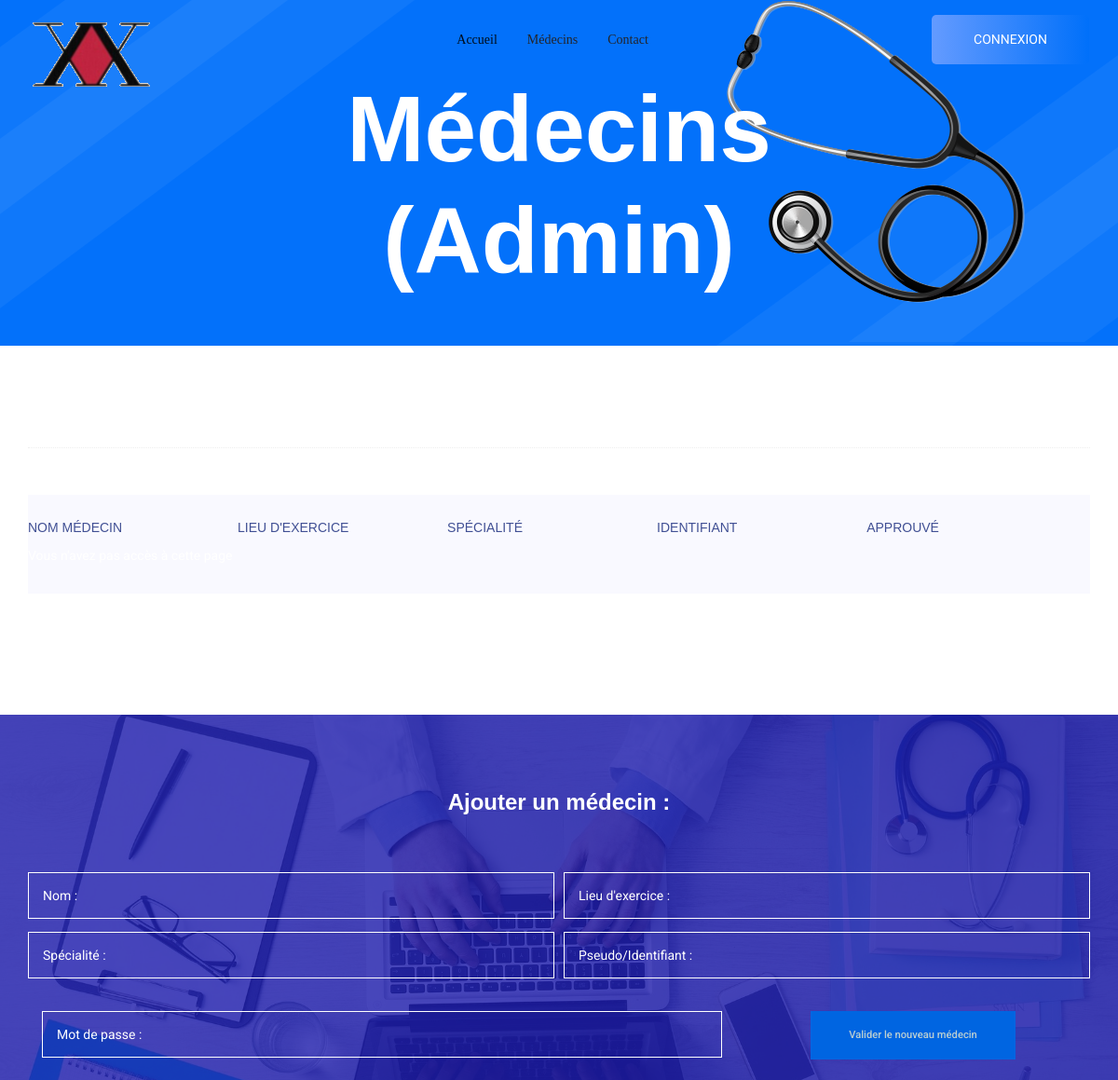
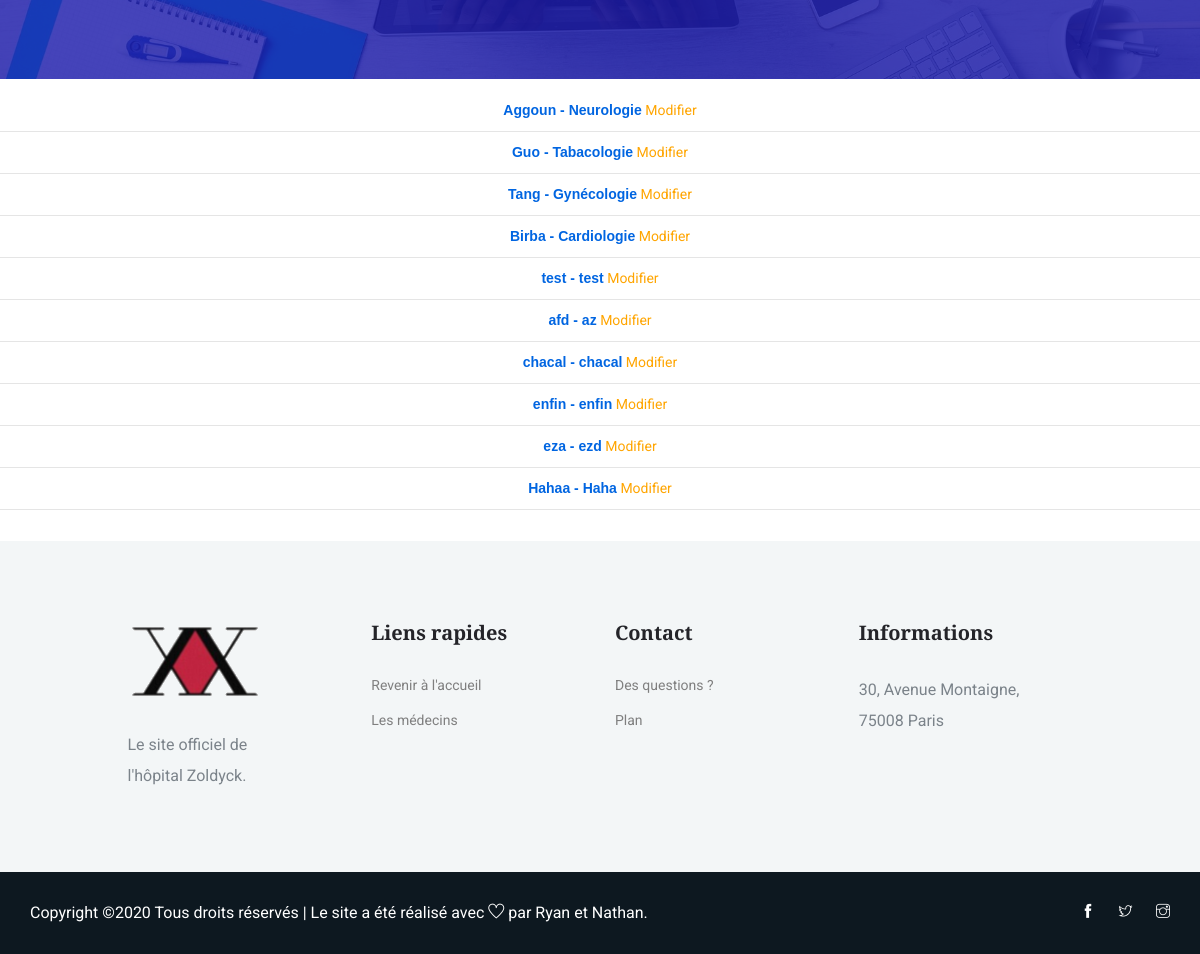
Screenshot of /views/add_doctor.php with the database file from the repository (2 pictures, top to bottom).
### tables this page shows
CREATE TABLE IF NOT EXISTS `medecin` (
  `id` int(11) NOT NULL AUTO_INCREMENT,
  `nom` varchar(50) NOT NULL,
  `lieu` varchar(50) NOT NULL,
  `specialite` varchar(50) NOT NULL,
  `identifiant` varchar(50) NOT NULL,
  `mdp` varchar(50) NOT NULL,
  `approuve` int(11) NOT NULL,
  PRIMARY KEY (`id`),
  UNIQUE KEY `fk_medecin` (`nom`)
);

### views/add_doctor.php (the view, shortened to what this page needs)
<!DOCTYPE html>
<html lang="en">
<head>
    <link rel="stylesheet" href="https://maxcdn.bootstrapcdn.com/bootstrap/3.3.7/css/bootstrap.min.css">
    <?php
          require_once('navbar.php');
        ?>
<body>
	<?php
	try{
		$bdd= new PDO('mysql:host=localhost;dbname=hopital; charset=utf8','root','');
	}
	catch (Exception $e){
		die('Erreur:'.$e->getMessage());
	}
	?>
    <section class="breadcrumb_part breadcrumb_bg">
        <div class="container">
            <div class="row">
                <div class="col-lg-12">
                    <div class="breadcrumb_iner">
                        <div class="breadcrumb_iner_item">
                            <h2 style="font-family: Arial, sans-serif">Médecins <br> (Admin)</h2>
                        </div>
                    </div>
                </div>
            </div>
        </div>
    </section>
    <section class="contact-section section_padding">
      <div class="container">
        <div class="section-top-border">
          <div class="progress-table-wrap">
            <div class="progress-table">
              <div class="table-head">
                <div class="visit" style="font-family: Arial, sans-serif">Nom médecin</div>
                <div class="visit" style="font-family: Arial, sans-serif">Lieu d'exercice</div>
                <div class="visit" style="font-family: Arial, sans-serif">Spécialité</div>
                <div class="visit" style="font-family: Arial, sans-serif">Identifiant</div>
                <div class="visit" style="font-family: Arial, sans-serif">Approuvé</div>
              </div>
            </div>
          </div>
        </div>
      </div>
    </section>
    <section class="regervation_part section_padding">
        <div class="container">
            <div class="row align-items-center regervation_content">
                <div class="col-lg-12">
                   <div class="regervation_part_iner">
                        <form action="../traitement/add_doctor.php" method="post">
                          <center>
                           <h2 style="font-family: Arial, sans-serif">Ajouter un médecin :</h2> </center>
                            <div class="form-row">
                              <div class="form-group col-md-6">
                                  <input type="text" class="form-control" name="nom" placeholder="Nom : ">
                              </div>
                                <div class="form-group col-md-6">
                                    <input type="text" class="form-control" name="lieu" placeholder="Lieu d'exercice : ">
                                </div>
                                <div class="form-group col-md-6">
                                    <input type="text" class="form-control" name="specialite" placeholder="Spécialité : ">
                                </div>
                                <div class="form-group col-md-6">
                                    <input type="text" class="form-control" name="identifiant" placeholder="Pseudo/Identifiant : ">
                                </div>
                                <br>
                                </div>
                                <br>
                                <div class="form-group col-md-8">
                                    <input type="password" class="form-control" name="mdp" placeholder="Mot de passe : ">
                                </div>
                            <div class="regerv_btn"><center>
                                <input type="submit" class="genric-btn primary e-large" value="Valider le nouveau médecin">
                                <br/>  </center>
                          </div>
                        </form>
                    </div>
                </div>
            </div>
        </div>
    </section>
<br>
    <div align="center">
    <?php
    $select_all_members = $bdd->query('SELECT * FROM medecin');
    if($select_all_members->rowCount() > 0)
    {
      while($m = $select_all_members->fetch()){
        ?>
        <b style="font-family: Arial, sans-serif"><?= $m['nom']; ?> - <?= $m['specialite']; ?></b> <a href="modify_doctor.php?id=<?= $m['id']; ?>" style="text-decoration: none; color: orange;" style="font-family: Arial, sans-serif">Modifier</
          a><hr/>
        <?php
      }
    } else {
      echo 'Aucun membre';
    }
     ?>
    </div>
    <br>
    <?php
    require_once('footer.php');
     ?>
</html>

### rows the page displays
medecin: nom "Aggoun", specialite "Neurologie"
medecin: nom "Guo", specialite "Tabacologie"
medecin: nom "Tang", specialite "Gynécologie"
medecin: nom "Birba", specialite "Cardiologie"
medecin: nom "test", specialite "test"
medecin: nom "afd", specialite "az"
medecin: nom "chacal", specialite "chacal"
medecin: nom "enfin", specialite "enfin"
medecin: nom "eza", specialite "ezd"
medecin: nom "Hahaa", specialite "Haha"
